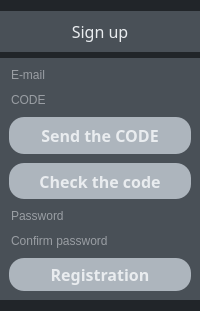
<?xml version="1.0" encoding="UTF-8"?>
<ui version="4.0">
 <class>dialog</class>
 <widget class="QDialog" name="dialog">
  <property name="geometry">
   <rect>
    <x>0</x>
    <y>0</y>
    <width>200</width>
    <height>307</height>
   </rect>
  </property>
  <property name="sizePolicy">
   <sizepolicy hsizetype="Expanding" vsizetype="Expanding">
    <horstretch>0</horstretch>
    <verstretch>0</verstretch>
   </sizepolicy>
  </property>
  <property name="minimumSize">
   <size>
    <width>200</width>
    <height>0</height>
   </size>
  </property>
  <property name="maximumSize">
   <size>
    <width>200</width>
    <height>307</height>
   </size>
  </property>
  <property name="windowTitle">
   <string>Setup</string>
  </property>
  <property name="styleSheet">
   <string notr="true">* {
border: none;
background-color: transparent;
background: transparent;
padding: 0;
margin: 0;
}

#dialog {
background-color: #212529;
}

QPushButton {
border-radius: 15px;
padding: 5px 15px;
background-color:  #ADB5BD;
color: #E9ECEF;
}

QPushButton:hover{
background-color:  #6C757D;
}

QPushButton:pressed {
background-color:  #343A40;
}

#header, #mainBody, #registration {
background-color: #495057;
}

QLineEdit {
background: transparent;
color: #E9ECEF;
}

QComboBox, QLabel {
background: transparent;
background-color: #495057;
color: #E9ECEF;
}</string>
  </property>
  <layout class="QVBoxLayout" name="verticalLayout">
   <property name="leftMargin">
    <number>0</number>
   </property>
   <property name="rightMargin">
    <number>0</number>
   </property>
   <item alignment="Qt::AlignTop">
    <widget class="QWidget" name="header" native="true">
     <property name="sizePolicy">
      <sizepolicy hsizetype="Expanding" vsizetype="Preferred">
       <horstretch>0</horstretch>
       <verstretch>0</verstretch>
      </sizepolicy>
     </property>
     <property name="minimumSize">
      <size>
       <width>0</width>
       <height>0</height>
      </size>
     </property>
     <layout class="QHBoxLayout" name="horizontalLayout">
      <item>
       <widget class="QLabel" name="label">
        <property name="font">
         <font>
          <family>Segoe UI Semilight</family>
          <pointsize>12</pointsize>
         </font>
        </property>
        <property name="text">
         <string>Sign up</string>
        </property>
        <property name="alignment">
         <set>Qt::AlignCenter</set>
        </property>
       </widget>
      </item>
     </layout>
    </widget>
   </item>
   <item>
    <widget class="QWidget" name="mainBody" native="true">
     <property name="sizePolicy">
      <sizepolicy hsizetype="Preferred" vsizetype="Expanding">
       <horstretch>0</horstretch>
       <verstretch>0</verstretch>
      </sizepolicy>
     </property>
     <property name="minimumSize">
      <size>
       <width>0</width>
       <height>0</height>
      </size>
     </property>
     <layout class="QVBoxLayout" name="verticalLayout_2">
      <property name="spacing">
       <number>9</number>
      </property>
      <item>
       <widget class="QWidget" name="widget" native="true">
        <property name="sizePolicy">
         <sizepolicy hsizetype="Expanding" vsizetype="Expanding">
          <horstretch>0</horstretch>
          <verstretch>0</verstretch>
         </sizepolicy>
        </property>
        <property name="minimumSize">
         <size>
          <width>0</width>
          <height>132</height>
         </size>
        </property>
        <property name="maximumSize">
         <size>
          <width>209</width>
          <height>132</height>
         </size>
        </property>
        <layout class="QVBoxLayout" name="verticalLayout_3">
         <property name="spacing">
          <number>9</number>
         </property>
         <property name="leftMargin">
          <number>0</number>
         </property>
         <property name="topMargin">
          <number>0</number>
         </property>
         <property name="rightMargin">
          <number>0</number>
         </property>
         <property name="bottomMargin">
          <number>0</number>
         </property>
         <item alignment="Qt::AlignTop">
          <widget class="QWidget" name="widget_2" native="true">
           <property name="sizePolicy">
            <sizepolicy hsizetype="Expanding" vsizetype="Fixed">
             <horstretch>0</horstretch>
             <verstretch>0</verstretch>
            </sizepolicy>
           </property>
           <layout class="QHBoxLayout" name="horizontalLayout_2">
            <property name="leftMargin">
             <number>0</number>
            </property>
            <property name="topMargin">
             <number>0</number>
            </property>
            <property name="rightMargin">
             <number>0</number>
            </property>
            <property name="bottomMargin">
             <number>0</number>
            </property>
            <item>
             <widget class="QLineEdit" name="email">
              <property name="text">
               <string/>
              </property>
              <property name="placeholderText">
               <string>E-mail</string>
              </property>
             </widget>
            </item>
            <item alignment="Qt::AlignRight">
             <widget class="QCheckBox" name="emailCheck">
              <property name="text">
               <string/>
              </property>
              <property name="checkable">
               <bool>false</bool>
              </property>
              <property name="checked">
               <bool>false</bool>
              </property>
              <property name="autoRepeat">
               <bool>false</bool>
              </property>
              <property name="autoExclusive">
               <bool>false</bool>
              </property>
              <property name="tristate">
               <bool>false</bool>
              </property>
             </widget>
            </item>
           </layout>
          </widget>
         </item>
         <item>
          <widget class="QLineEdit" name="codeInput">
           <property name="text">
            <string/>
           </property>
           <property name="placeholderText">
            <string>CODE</string>
           </property>
          </widget>
         </item>
         <item>
          <widget class="QPushButton" name="sendCodeBtn">
           <property name="sizePolicy">
            <sizepolicy hsizetype="Expanding" vsizetype="Expanding">
             <horstretch>0</horstretch>
             <verstretch>0</verstretch>
            </sizepolicy>
           </property>
           <property name="font">
            <font>
             <family>Segoe UI Semibold</family>
             <pointsize>12</pointsize>
             <bold>true</bold>
            </font>
           </property>
           <property name="cursor">
            <cursorShape>PointingHandCursor</cursorShape>
           </property>
           <property name="text">
            <string>Send the CODE</string>
           </property>
          </widget>
         </item>
         <item>
          <widget class="QPushButton" name="checkCodeBtn">
           <property name="sizePolicy">
            <sizepolicy hsizetype="Expanding" vsizetype="Expanding">
             <horstretch>0</horstretch>
             <verstretch>0</verstretch>
            </sizepolicy>
           </property>
           <property name="font">
            <font>
             <family>Segoe UI Semibold</family>
             <pointsize>12</pointsize>
             <bold>true</bold>
            </font>
           </property>
           <property name="cursor">
            <cursorShape>PointingHandCursor</cursorShape>
           </property>
           <property name="text">
            <string>Check the code</string>
           </property>
          </widget>
         </item>
        </layout>
       </widget>
      </item>
      <item>
       <widget class="QLineEdit" name="pss">
        <property name="placeholderText">
         <string>Password</string>
        </property>
       </widget>
      </item>
      <item>
       <widget class="QLineEdit" name="confPss">
        <property name="placeholderText">
         <string>Confirm password</string>
        </property>
       </widget>
      </item>
      <item>
       <widget class="QPushButton" name="regBtn">
        <property name="sizePolicy">
         <sizepolicy hsizetype="Expanding" vsizetype="Fixed">
          <horstretch>0</horstretch>
          <verstretch>0</verstretch>
         </sizepolicy>
        </property>
        <property name="font">
         <font>
          <family>Segoe UI Semibold</family>
          <pointsize>12</pointsize>
          <bold>true</bold>
         </font>
        </property>
        <property name="cursor">
         <cursorShape>PointingHandCursor</cursorShape>
        </property>
        <property name="text">
         <string>Registration</string>
        </property>
       </widget>
      </item>
     </layout>
    </widget>
   </item>
  </layout>
 </widget>
 <resources/>
 <connections/>
</ui>
